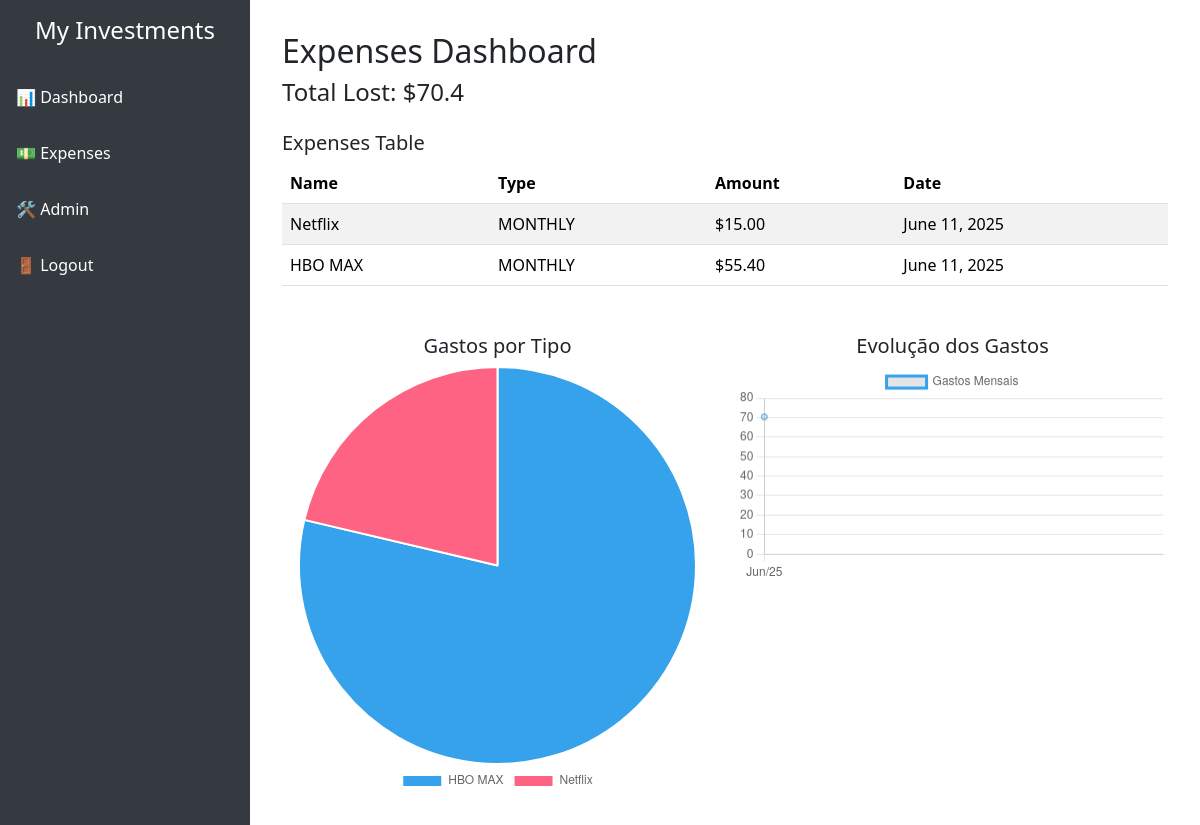
The app's page /expenses/ (signed in) with its own data.
### investments/models.py (models this page shows, shortened)
class Expenses(models.Model):
    TYPE_CHOICES = [
        ('MONTHLY', 'monthly'),
        ('ANNUAL', 'annual'),
        ('UNIQUE', 'unique'),
        ('BIWEEKLY', 'biweekly'),
        ('OTHER', 'Other')
    ]
    name = models.CharField(max_length=50)
    amount = models.DecimalField(max_digits=10, decimal_places=2)
    type = models.CharField(max_length=10, choices=TYPE_CHOICES)
    date = models.DateField()

### investments/views.py (the view)
# urls.py: path('expenses/', views.expenses_view, name='expenses'),
@login_required
def expenses_view(request):
    expenses = Expenses.objects.all()
    total = sum(float(exp.amount) for exp in expenses)
    by_name = expenses.values('name').annotate(total=Sum('amount'))
    by_month = expenses.annotate(month=TruncMonth('date'))\
                       .values('month')\
                       .annotate(total=Sum('amount'))\
                       .order_by('month')
    context = {
        'expenses': expenses,
        'total': total,
        'chart_data': {
            'labels': [item['name'] for item in by_name],       # agrupando por produto
            'values': [float(item['total']) for item in by_name],
            'line_labels': [
                item['month'].strftime('%b/%y') if item['month'] else ''
                for item in by_month
            ],
            'line_values': [float(item['total']) for item in by_month],
        }
    }
    return render(request, 'expenses.html', context)

### investments/templates/expenses.html (shortened to what this page needs)
<!DOCTYPE html>
<html>
  <head>
    <link
      href="https://cdn.jsdelivr.net/npm/bootstrap@5.3.7/dist/css/bootstrap.min.css"
      rel="stylesheet"
    />
  </head>
  <body>
    <div class="sidebar">
      <h4 class="text-center py-3">My Investments</h4>
      <a href="{% url 'dashboard' %}">📊 Dashboard</a>
      <a href="/expenses/">💵 Expenses</a>
      <a href="/admin/">🛠 Admin</a>
      <a href="/logout/">🚪 Logout</a>
    </div>
    <div class="main-content">
      <h2>Expenses Dashboard</h2>
      <h4>Total Lost: ${{ total }}</h4>
      <div class="mt-4">
        <h5>Expenses Table</h5>
        <table class="table table-striped">
          <thead>
            <tr>
              <th>Name</th>
              <th>Type</th>
              <th>Amount</th>
              <th>Date</th>
            </tr>
          </thead>
          <tbody>
            {% for exp in expenses %}
            <tr>
              <td>{{ exp.name }}</td>
              <td>{{ exp.type }}</td>
              <td>${{ exp.amount }}</td>
              <td>{{ exp.date }}</td>
            </tr>
            {% endfor %}
          </tbody>
        </table>
      </div>
      <div class="row mt-5">
        <div class="col-md-6">
          <h5 class="text-center">Gastos por Tipo</h5>
          <canvas id="pieChart"></canvas>
        </div>
        <div class="col-md-6">
          <h5 class="text-center">Evolução dos Gastos</h5>
          <canvas id="lineChart"></canvas>
        </div>
      </div>
    </div>
    <script>
      const pieLabels = {{ chart_data.labels|safe }};
      const pieData = {{ chart_data.values|safe }};
      const lineLabels = {{ chart_data.line_labels|safe }};
      const lineData = {{ chart_data.line_values|safe }};
      // Gráfico de Pizza
      new Chart(document.getElementById("pieChart"), {
        type: "pie",
        data: {
          labels: pieLabels,
          datasets: [{
            data: pieData,
            backgroundColor: [
              "#36A2EB",
              "#FF6384",
              "#FFCE56",
              "#4BC0C0",
              "#9966FF"
            ]
          }]
        },
        options: {
          responsive: true,
          plugins: {
            legend: {
              position: "bottom"
            }
          }
        }
      });
      // Gráfico de Linha
      new Chart(document.getElementById("lineChart"), {
        type: "line",
        data: {
          labels: lineLabels,
          datasets: [{
            label: "Gastos Mensais",
            data: lineData,
            borderColor: "#36A2EB",
            fill: false,
            tension: 0.3
          }]
        },
        options: {
          responsive: true,
          scales: {
            y: {
              beginAtZero: true
            }
          }
        }
      });
    </script>
  </body>
</html>

### investments/templates/expenses.html (style rules this page uses)
body { min-height: 100vh; display: flex; }
.sidebar { width: 250px; background-color: #343a40; color: white; flex-shrink: 0; }
.sidebar a { color: white; text-decoration: none; padding: 1rem; display: block; }
.main-content { flex-grow: 1; padding: 2rem; }

### records on screen
Expenses: name "Netflix", type "MONTHLY", amount "15.00", date "June 11, 2025"
Expenses: name "HBO MAX", type "MONTHLY", amount "55.40", date "June 11, 2025"

### other values on screen
{{ total }} "70.4"
chart data {{ chart_data.labels|safe }} ['HBO MAX', 'Netflix']
chart data {{ chart_data.values|safe }} [55.4, 15.0]
chart data {{ chart_data.line_values|safe }} [70.4]
